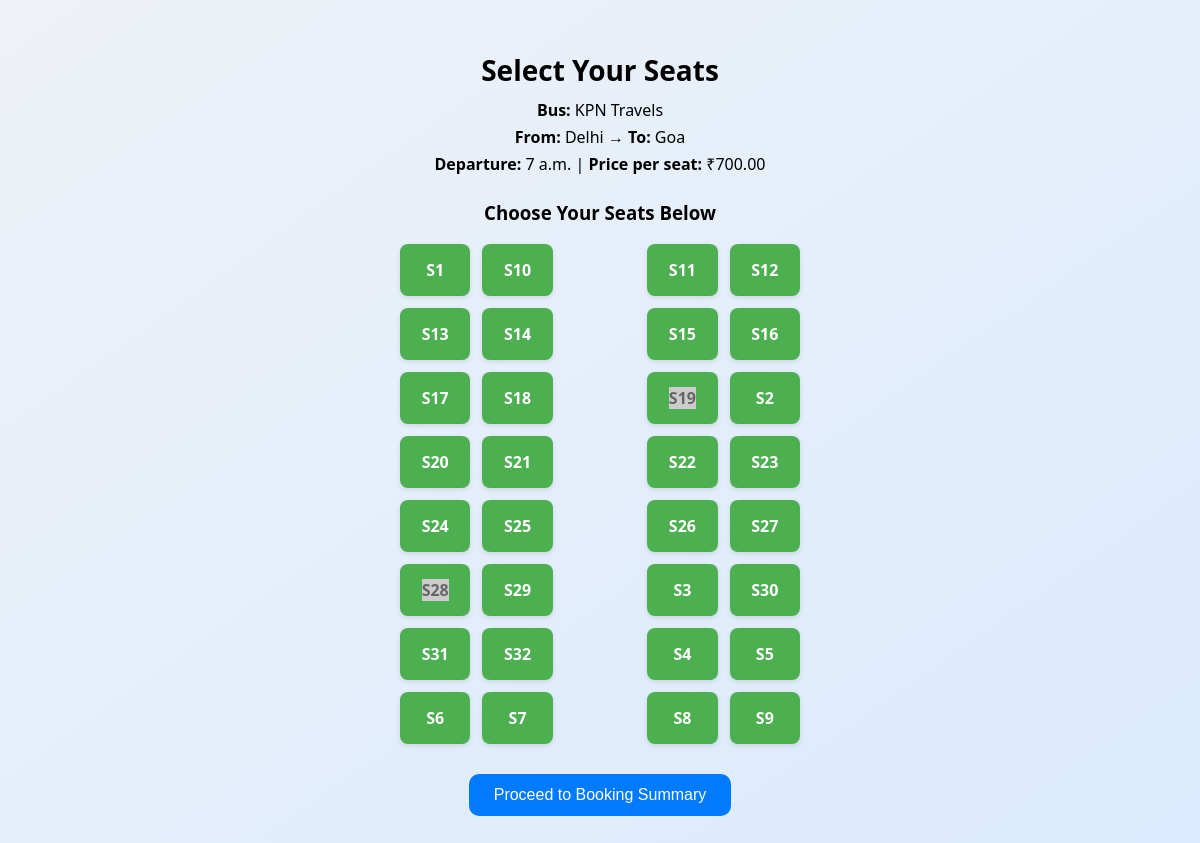
Page /seats/3/ (signed in) on the earlier database version.
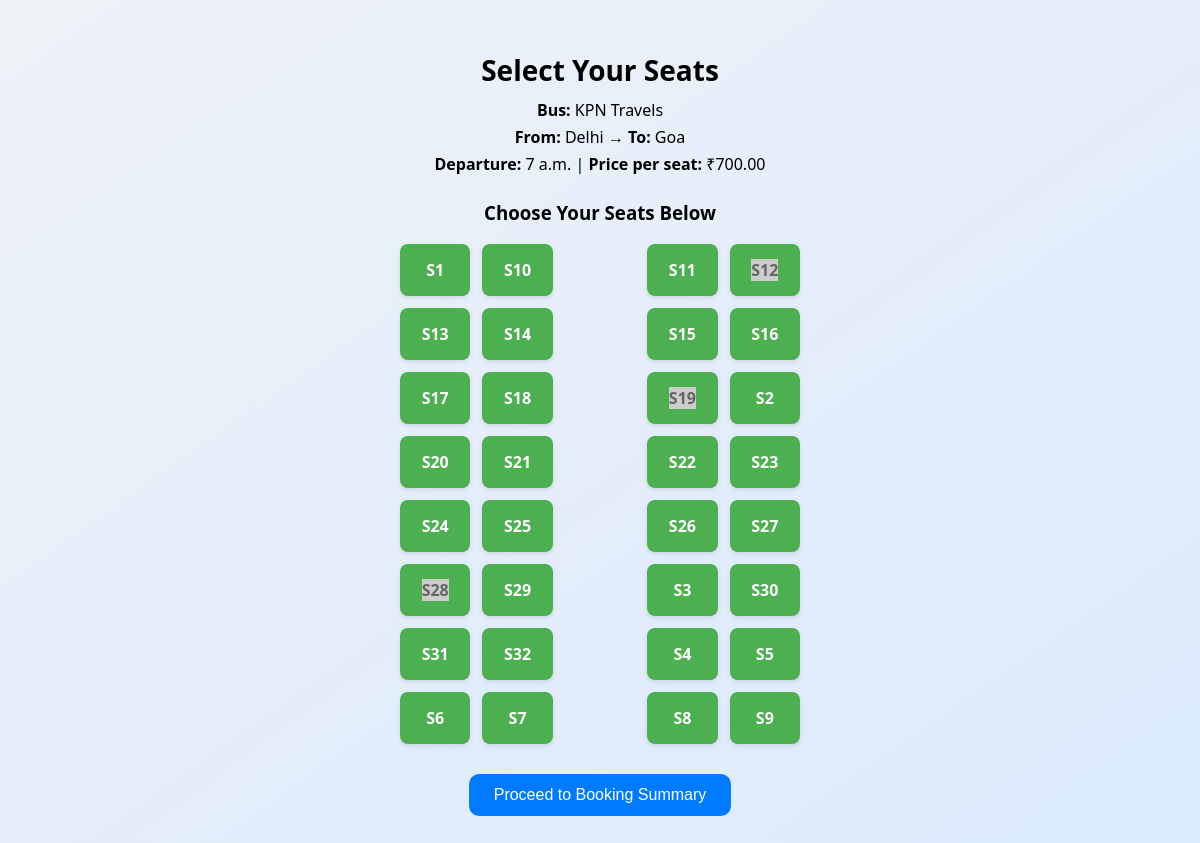
Same page on the later database version.
### Travel/models.py (models this page shows, shortened)
class Seat(models.Model):
    bus = models.ForeignKey(Bus, on_delete=models.CASCADE)
    seat_number = models.CharField(max_length=10)
    is_booked = models.BooleanField(default=False)

### Travel/views.py (the view, shortened to what this page needs)
# urls.py: path('seats/<int:bus_id>/', views.view_seats, name='view_seats'),
def view_seats(request, bus_id):
    user_id = request.session.get('user_id')
    if not user_id:
        messages.error(request, "Please log in to book a seat.")
        return redirect('login_view')
    bus = get_object_or_404(Bus, id=bus_id)
    seats = Seat.objects.filter(bus=bus).order_by('seat_number')
    seat_map = []
    row = []
    for i, seat in enumerate(seats):
        row.append(seat)
        if (i + 1) % 4 == 0:
            seat_map.append(row[:2] + ['aisle'] + row[2:])
            row = []
    if row:
        seat_map.append(row)
    all_seats_booked = all(seat.is_booked for seat in seats)
    return render(request, 'view_seat.html', {
        'bus': bus,
        'seat_rows': seat_map,
        'all_seats_booked': all_seats_booked
    })

### Travel/templates/view_seat.html (shortened to what this page needs)
{% load static %}
<!DOCTYPE html>
<html>
<head>
</head>
<body>
    <h2>Select Your Seats</h2>
    <div class="bus-info">
        <p><strong>Bus:</strong> {{ bus.operator }}</p>
        <p><strong>From:</strong> {{ bus.source }} → <strong>To:</strong> {{ bus.destination }}</p>
        <p><strong>Departure:</strong> {{ bus.departure_time }} | <strong>Price per seat:</strong> ₹{{ bus.price }}</p>
    </div>
    {% if all_seats_booked %}
        <div class="full">⚠ Sorry, all seats on this bus are fully booked.</div>
        <a href="{% url 'bus_list' %}" class="back-link">🔙 Back to Bus List</a>
    {% else %}
        <form method="post">
            <h3>Choose Your Seats Below</h3>
            <div class="seat-grid">
                {% for row in seat_rows %}
                    {% for seat in row %}
                        {% if seat == 'aisle' %}
                            <div class="aisle">---</div>
                        {% elif seat %}
                            <div class="seat {% if seat.is_booked %}booked{% endif %}">
                                <label>
                                    <span>{{ seat.seat_number }}</span>
                                </label>
                            </div>
                        {% else %}
                            <div class="aisle"></div>
                        {% endif %}
                    {% endfor %}
                {% endfor %}
            </div>
            <button type="submit">Proceed to Booking Summary</button>
        </form>
    {% endif %}
</body>
</html>

Differences in the rows shown:
changed Seat (number 4 of 32 on the later page): is_booked False → True (drawn)
